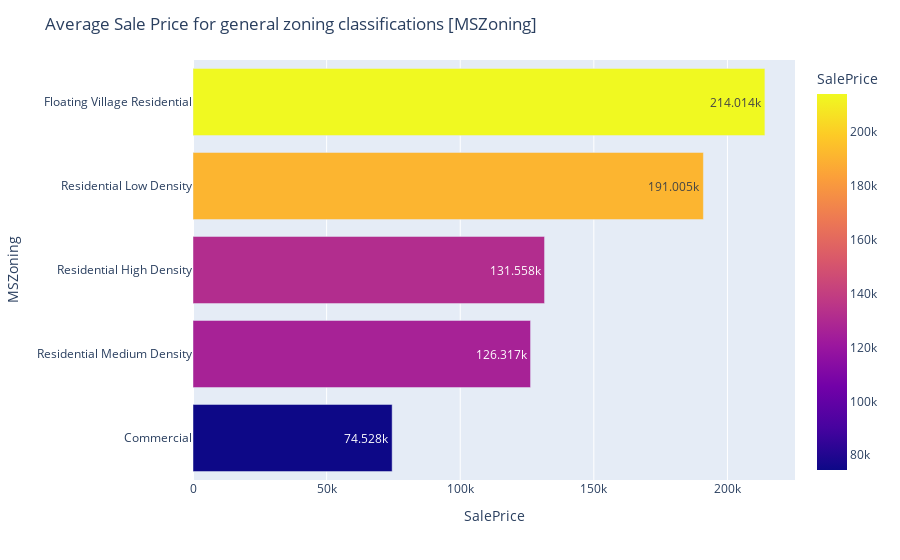

The cell this chart's notebook holds for it:
### Code cell
zoning = train.groupby('MSZoning')['SalePrice'].mean().round().sort_values().reset_index()
zoning.loc[0, 'MSZoning'] = 'C'
zoning['MSZoning'] = get_description(*zoning['MSZoning'])
fig = px.bar(zoning, y='MSZoning', x='SalePrice', color='SalePrice', orientation='h', text_auto=True)
fig.update_layout(title='Average Sale Price for general zoning classifications [MSZoning]')

### Figure 1 — Plotly figure (JSON) as saved in the notebook; plotly's stock layout.template omitted (floating-point values rounded to 4 significant figures)
{"data": [{"alignmentgroup": "True", "hovertemplate": "SalePrice=%{marker.color}<br>MSZoning=%{y}<extra></extra>", "legendgroup": "", "marker": {"color": [74528, 126317, 131558, 191005, 214014], "coloraxis": "coloraxis", "pattern": {"shape": ""}}, "name": "", "offsetgroup": "", "orientation": "h", "showlegend": false, "textposition": "auto", "texttemplate": "%{x}", "type": "bar", "x": [74528, 126317, 131558, 191005, 214014], "xaxis": "x", "y": ["Commercial", "Residential Medium Density", "Residential High Density", "Residential Low Density", "Floating Village Residential"], "yaxis": "y"}], "layout": {"barmode": "relative", "coloraxis": {"colorbar": {"title": {"text": "SalePrice"}}, "colorscale": [[0, "#0d0887"], [0.1111, "#46039f"], [0.2222, "#7201a8"], [0.3333, "#9c179e"], [0.4444, "#bd3786"], [0.5556, "#d8576b"], [0.6667, "#ed7953"], [0.7778, "#fb9f3a"], [0.8889, "#fdca26"], [1, "#f0f921"]]}, "legend": {"tracegroupgap": 0}, "margin": {"t": 60}, "title": {"text": "Average Sale Price for general zoning classifications [MSZoning]"}, "xaxis": {"anchor": "y", "domain": [0, 1], "title": {"text": "SalePrice"}}, "yaxis": {"anchor": "x", "domain": [0, 1], "title": {"text": "MSZoning"}}}}
